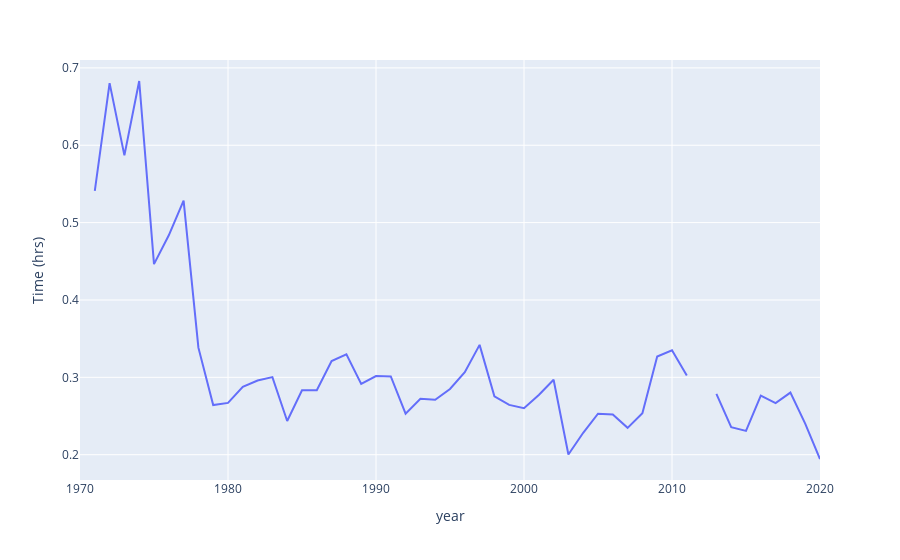

Notebook cell for this chart:
### Code cell
plot3 = px.line(nyc_df_mf, x = 'year', y = 'time_differences')
plot3.update_yaxes(title_text='Time (hrs)')

### Figure 1 — Plotly figure (JSON) as saved in the notebook; plotly's stock layout.template omitted (floating-point values rounded to 4 significant figures)
{"data": [{"hovertemplate": "year=%{x}<br>time_differences=%{y}<extra></extra>", "legendgroup": "", "line": {"color": "#636efa", "dash": "solid"}, "marker": {"symbol": "circle"}, "mode": "lines", "name": "", "orientation": "v", "showlegend": false, "type": "scatter", "x": [1970, 1971, 1972, 1973, 1974, 1975, 1976, 1977, 1978, 1979, 1980, 1981, 1982, 1983, 1984, 1985, 1986, 1987, 1988, 1989, 1990, 1991, 1992, 1993, 1994, 1995, 1996, 1997, 1998, 1999, 2000, 2001, 2002, 2003, 2004, 2005, 2006, 2007, 2008, 2009, 2010, 2011, 2012, 2013, 2014, 2015, 2016, 2017, 2018, 2019, 2020], "xaxis": "x", "y": [null, 0.5411, 0.6803, 0.5869, 0.6831, 0.4464, 0.4836, 0.5283, 0.3383, 0.2642, 0.2669, 0.2878, 0.2958, 0.3003, 0.2436, 0.2833, 0.2833, 0.3211, 0.3297, 0.2914, 0.3017, 0.3011, 0.2531, 0.2722, 0.2711, 0.285, 0.3067, 0.3419, 0.2756, 0.2644, 0.26, 0.2772, 0.2969, 0.2003, 0.2283, 0.2531, 0.2519, 0.2347, 0.2536, 0.3269, 0.335, 0.3025, null, 0.2786, 0.2356, 0.2308, 0.2764, 0.2667, 0.2803, 0.2403, 0.1944], "yaxis": "y"}], "layout": {"legend": {"tracegroupgap": 0}, "margin": {"t": 60}, "xaxis": {"anchor": "y", "domain": [0, 1], "title": {"text": "year"}}, "yaxis": {"anchor": "x", "domain": [0, 1], "title": {"text": "Time (hrs)"}}}}
